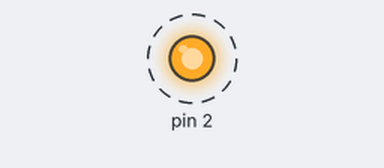
A sketch run on a simulated Arduino Mega 2560, built with avr-gcc and run on an emulated ATmega2560. On the bench: output pins drawn as LEDs (lit = HIGH). Dashed ring = blinking.

Above: at 0.5 s.
Timing chart, 0 to 4.6 s (numbered marks = the images above):
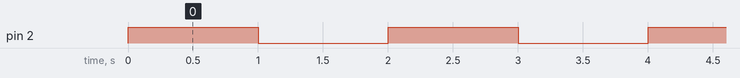

Measured:
- by itself, pin 2: alternates HIGH for 1.0 s and LOW for 1.0 s

The sketch:

test1.ino
```cpp
void setup() {
  Serial2.begin(115200);
  // put your setup code here, to run once:
  pinMode(2, OUTPUT);
}

void loop() {
  // put your main code here, to run repeatedly:
  Serial2.println("Hi, This is Sachin Sharma");
  digitalWrite(2, HIGH);
  delay(1000);
  digitalWrite(2, LOW);
  delay(1000);
}
```
